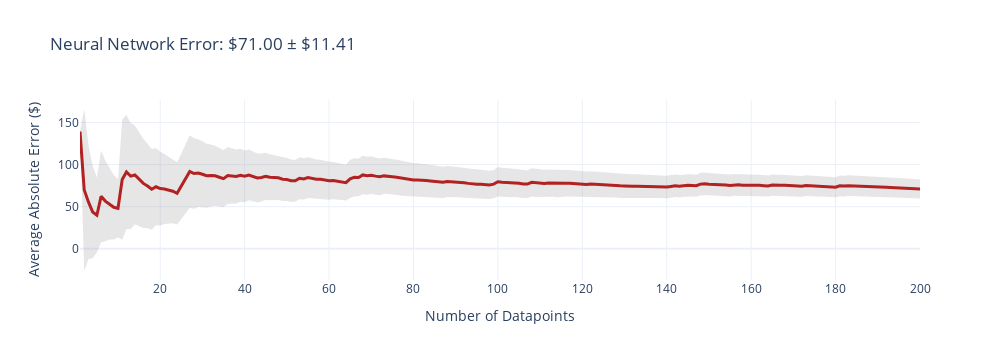
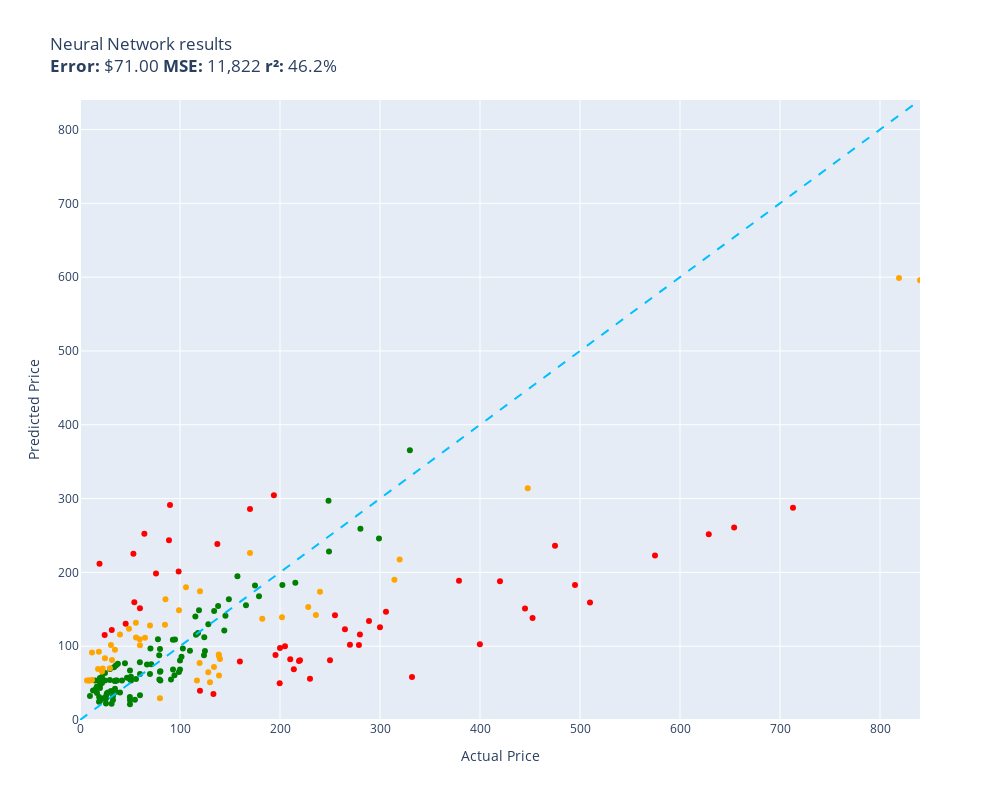

The cell these charts' notebook holds for them, in order:
### Code cell
def neural_network(item):
  model.eval()
  with torch.no_grad():
    vector = vectorizer.fit_transform([item.summary])
    vector = torch.FloatTensor(vector.toarray())
    result = model(vector)[0].item()
  return max(0,result)


evaluate(neural_network,test)

### Figure 1 — Plotly figure (JSON) as saved in the notebook; plotly's stock layout.template omitted (floating-point values rounded to 4 significant figures; data arrays with more than 128 entries replaced by an {"elided": "..."} marker saying what was removed)
{"data": [{"fill": "toself", "fillcolor": "rgba(128,128,128,0.2)", "hoverinfo": "skip", "line": {"color": "rgba(255,255,255,0)"}, "name": "95% CI", "showlegend": false, "type": "scatter", "x": {"elided": "400 int values"}, "y": {"elided": "400 float values"}}, {"customdata": {"elided": "200x1 float values"}, "hovertemplate": "n=%{x}<br>Avg Error=$%{y:,.2f}<br>±95% CI=$%{customdata[0]:,.2f}<extra></extra>", "line": {"color": "firebrick", "width": 3}, "mode": "lines", "name": "Cumulative Avg Error", "type": "scatter", "x": {"elided": "200 int values"}, "y": {"elided": "200 float values"}}], "layout": {"height": 360, "showlegend": false, "title": {"text": "Neural Network Error: $71.00 ± $11.41"}, "width": 1000, "xaxis": {"title": {"text": "Number of Datapoints"}}, "yaxis": {"title": {"text": "Average Absolute Error ($)"}}}}

### Figure 2 — Plotly figure (JSON) as saved in the notebook; plotly's stock layout.template omitted (floating-point values rounded to 4 significant figures)
{"data": [{"customdata": [["Old Blood Noise Excess V2 Distortion Cho...\nGuess=$79.79 Actual=$219.00"], ["RBC12-UPC Replacement Battery Cartridge ...\nGuess=$55.84 Actual=$229.99"], ["Bam France 2002XL Contoured Hightech Bla...\nGuess=$287.72 Actual=$713.00"], ["Metabo HPT 36V MultiVolt™ Cordless Rotar...\nGuess=$188.82 Actual=$379.00"], ["Innovative Percussion CB-6 Chamois Bass ...\nGuess=$159.50 Actual=$54.32"], ["APS iBoard 6-inch Aluminum (Black Powder...\nGuess=$82.47 Actual=$210.23"], ["Bam Trekking 3027SB Single Black Clarine...\nGuess=$58.20 Actual=$332.00"], ["DEWALT 20V MAX* XR Impact Driver with Bl...\nGuess=$138.02 Actual=$452.53"], ["Mini PC, Kinupute Desktop Computer E3-12...\nGuess=$182.79 Actual=$495.00"], ["Aolemi Oil Rubbed Bronze Single Function...\nGuess=$201.32 Actual=$98.65"], ["Deco Mount Pro Tripod Microphone Stand w...\nGuess=$151.34 Actual=$59.95"], ["GanFindX Portable Car Hand Controls for ...\nGuess=$79.31 Actual=$159.90"], ["Travelpro Platinum Elite Slim Business L...\nGuess=$68.60 Actual=$213.83"], ["JRready ST6313 DT Deutsch Connector Kit,...\nGuess=$49.77 Actual=$199.68"], ["Tidal Front + Rear Fender Flares 4PC Poc...\nGuess=$141.89 Actual=$254.99"], ["Dakota Alert MURS Alert Probe Sensor - M...\nGuess=$81.08 Actual=$219.99"], ["Baseball Backpacks Large 18 Inch Bookbag...\nGuess=$122.08 Actual=$31.77"], ["KOHLER 18865-CP Filtered Water Faucet, P...\nGuess=$236.21 Actual=$475.00"], ["Projector, CRAZVIEW Projector with WiFi ...\nGuess=$225.26 Actual=$53.40"], ["Poison Spyder 10-08-020 Rocker Knocker\nGuess=$251.62 Actual=$628.76"], ["DIMARZIO 204284 DP 163FBK Blues Bucker G...\nGuess=$291.42 Actual=$89.99"], ["Lighted Triangle Mirror Cabinet Bathroom...\nGuess=$150.96 Actual=$445.00"], ["BESTILL Wall Mounted Shower Faucet Set, ...\nGuess=$198.46 Actual=$76.00"], ["Trail Gear Twin Stick Kit for Top Shift ...\nGuess=$115.88 Actual=$279.92"], ["Pidoko Kids Train Table, Grey with 90 Pc...\nGuess=$39.64 Actual=$119.97"], ["Kingston Brass KS269SN Kingston Clawfoot...\nGuess=$146.54 Actual=$305.99"], ["KOHLER K-1185540-CP Assembly-Slider\nGuess=$130.50 Actual=$45.67"], ["Aeromotive 13304 Regulator, X1 Adjustabl...\nGuess=$101.85 Actual=$269.95"], ["Walker Exhaust Ultra EPA 16478 Direct Fi...\nGuess=$222.91 Actual=$574.99"], ["Canon Sure Shot 90u 35mm Date Camera\nGuess=$102.55 Actual=$399.89"], ["MXR Carbon Copy Deluxe Analog Delay Guit...\nGuess=$87.95 Actual=$195.50"], ["Ibanez M510OVS Acoustic Mandolin in Vint...\nGuess=$286.01 Actual=$169.99"], ["Berta (6 Pieces) 1-1/4 inch Overlay, 90 ...\nGuess=$115.26 Actual=$24.66"], ["CradlePoint Compact Broadband Router (CB...\nGuess=$243.56 Actual=$89.00"], ["Universal Power Group 12V 100Ah Sealed L...\nGuess=$97.43 Actual=$199.99"], ["Evan Fischer Radiator Cooling Fan Assemb...\nGuess=$238.40 Actual=$137.34"], ["SP Air Corporation SP-8102BU 1/4-Inch He...\nGuess=$99.96 Actual=$204.99"], ["LCD Screen for Dell Inspiron 17R 17.3\" H...\nGuess=$252.48 Actual=$64.37"], ["Music Hall pa15.3 MM/MC Phono Preamplifi...\nGuess=$81.04 Actual=$250.00"], ["Lorell Bell Chair Glide, 2.5\", Black\nGuess=$211.74 Actual=$19.50"], ["4 Inches Rolled Muffler Tip Catback Exha...\nGuess=$304.55 Actual=$193.88"], ["Competition Clutch Disc and Pressure Pla...\nGuess=$159.12 Actual=$510.00"], ["APS iBoard (304 Stainless Steel Polished...\nGuess=$123.09 Actual=$264.95"], ["VIPMOTOZ Sequential Turn Signal Premium ...\nGuess=$101.69 Actual=$278.94"], ["Audio Techinca ATW-T1002 System 10 Handh...\nGuess=$134.08 Actual=$289.00"], ["Pacific Drums PDCM1618TTRB 16 x 18 Inche...\nGuess=$188.06 Actual=$419.99"], ["Empava 24\" Single Wall Ovens 10 Cooking ...\nGuess=$260.81 Actual=$654.14"], ["HP Laserjet 2100 Laser Printer W/Test Pr...\nGuess=$125.65 Actual=$299.98"], ["Targus CityGear Durable Backpack, Black,...\nGuess=$35.36 Actual=$133.43"]], "hovertemplate": "%{customdata[0]}<extra></extra>", "legendgroup": "red", "marker": {"color": "red", "size": 6, "symbol": "circle"}, "mode": "markers", "name": "red", "orientation": "v", "showlegend": true, "type": "scatter", "x": [219.0, 230.0, 713.0, 379.0, 54.32, 210.2, 332.0, 452.5, 495.0, 98.65, 59.95, 159.9, 213.8, 199.7, 255.0, 220.0, 31.77, 475.0, 53.4, 628.8, 89.99, 445.0, 76.0, 279.9, 120.0, 306.0, 45.67, 269.9, 575.0, 399.9, 195.5, 170.0, 24.66, 89.0, 200.0, 137.3, 205.0, 64.37, 250.0, 19.5, 193.9, 510.0, 264.9, 278.9, 289.0, 420.0, 654.1, 300.0, 133.4], "xaxis": "x", "y": [79.79, 55.84, 287.7, 188.8, 159.5, 82.47, 58.2, 138.0, 182.8, 201.3, 151.3, 79.31, 68.6, 49.77, 141.9, 81.08, 122.1, 236.2, 225.3, 251.6, 291.4, 151.0, 198.5, 115.9, 39.64, 146.5, 130.5, 101.9, 222.9, 102.6, 87.95, 286.0, 115.3, 243.6, 97.43, 238.4, 99.96, 252.5, 81.04, 211.7, 304.5, 159.1, 123.1, 101.7, 134.1, 188.1, 260.8, 125.7, 35.36], "yaxis": "y"}, {"customdata": [["telpo Headlight Assembly Fit For 15 Camr...\nGuess=$115.59 Actual=$115.99"], ["NewPower99 Battery Kit for Samsung Galax...\nGuess=$27.46 Actual=$54.95"], ["EXMAX NG-10X Fresnel Lens Focusing Adapt...\nGuess=$62.16 Actual=$69.98"], ["Stand for Raven Pro Document Scanner - P...\nGuess=$54.28 Actual=$29.85"], ["SuppliesOutlet Compatible Toner Cartridg...\nGuess=$121.34 Actual=$144.29"], ["ACDelco GM Original Equipment FW339 Fron...\nGuess=$185.99 Actual=$215.33"], ["8544771 Dryer Heating Element, 279816 Th...\nGuess=$53.35 Actual=$35.74"], ["Pump Head TBVECHI 175PSI 4KW 5.5HP 21CFM...\nGuess=$365.38 Actual=$329.90"], ["46mm Digital Pro High-Resolution Close-U...\nGuess=$47.69 Actual=$19.99"], ["Panasonic KX-TG6511B DECT 6.0 PLUS Expan...\nGuess=$87.59 Actual=$79.20"], ["LOVE MEI Galaxy S10 Lite Case, Military ...\nGuess=$26.98 Actual=$32.98"], ["GJY Portable TV,10.6 inch Mini TV for AT...\nGuess=$54.81 Actual=$79.36"], ["LD Products Compatible Toner Cartridge R...\nGuess=$55.33 Actual=$49.98"], ["PEMP E65 E66 CDC Simulate Optical Fiber ...\nGuess=$148.75 Actual=$119.00"], ["CORSAIR Dominator Platinum RGB 32GB (2x1...\nGuess=$87.70 Actual=$124.00"], ["SKB iSeries 3i-13096-6KP Case for BlackM...\nGuess=$182.33 Actual=$174.99"], ["June Garden 12\" Sweet Dolly Charlotte - ...\nGuess=$43.20 Actual=$19.99"], ["10GBase-LR SFP+ Transceiver, Handar 10GB...\nGuess=$53.57 Actual=$19.99"], ["KOMPUTERBAY 4GB 2X 2GB DDR2 1066MHz PC2-...\nGuess=$53.35 Actual=$80.34"], ["Scranton & Co 3 Drawer Mobile File Cabin...\nGuess=$140.33 Actual=$115.35"], ["Southwire 120V/15A Right Angle User Atta...\nGuess=$76.37 Actual=$37.87"], ["15\" Locking Shower Head Extension Arm in...\nGuess=$65.26 Actual=$79.95"], ["Mylites+ Standard Comic Book Mylar Sleev...\nGuess=$42.31 Actual=$34.99"], ["DALDED LED Light Kit for Lego Sonic Gree...\nGuess=$63.79 Actual=$24.99"], ["Wenger City Upgrade Laptop Backpack with...\nGuess=$141.08 Actual=$145.42"], ["Adams Check Payment and Deposit Register...\nGuess=$38.05 Actual=$35.49"], ["Diversitech WG840585 Motor, (Ddb) 1/3Hp,...\nGuess=$147.79 Actual=$134.12"], ["Evan-Fischer Front Bumper Cover Compatib...\nGuess=$182.82 Actual=$202.38"], ["Webcem Solar Shed Light Outdoor Indoor, ...\nGuess=$109.47 Actual=$77.96"], ["Festool 492370 Platin 2 S1000 Grit 6-Inc...\nGuess=$54.98 Actual=$91.00"], ["Western Digital Enterprise RE4-GP 2TB SA...\nGuess=$93.75 Actual=$109.95"], ["PM Auto Front Right Quick Complete Strut...\nGuess=$93.42 Actual=$124.94"], ["Tablet PC Cover Compatible with Lenovo T...\nGuess=$21.93 Actual=$31.61"], ["Miyaya@ Funny Animal Masks Collection fo...\nGuess=$45.51 Actual=$16.99"], ["Ultra Duster Canned Air Net 10 Oz 6-Pack\nGuess=$31.20 Actual=$49.90"], ["Beck/Arnley 0421945 Air Filter\nGuess=$73.88 Actual=$35.87"], ["Dell Optiplex 390 Desktop Computer i3 3....\nGuess=$112.01 Actual=$124.27"], ["IQShield Screen Protector Compatible wit...\nGuess=$32.37 Actual=$9.95"], ["Liberty Imports 12 Pack: US Military Toy...\nGuess=$36.50 Actual=$16.98"], ["Neporal Full Spectrum Light Bulb, 6000K ...\nGuess=$53.81 Actual=$18.59"], ["Marvel Legends Series X-Men 6-Inch Archa...\nGuess=$65.15 Actual=$98.95"], ["Intrepid International Dressage Letters-...\nGuess=$36.08 Actual=$26.99"], ["KUNN Small Electrician Tool Pouch Utilit...\nGuess=$58.42 Actual=$21.99"], ["Trim Kit for 2-handle Shower & Tub Valve...\nGuess=$109.19 Actual=$94.99"], ["iPhone 12/12 Pro Nicaragua Guardabarranc...\nGuess=$25.75 Actual=$19.97"], ["Replacement Remote Control for PANASONIC...\nGuess=$52.80 Actual=$34.95"], ["LSSAGOON Backpack for Women Teen Kids Gi...\nGuess=$71.38 Actual=$33.99"], ["Grey Pneumatic 1311SD Impact Socket Set\nGuess=$194.63 Actual=$157.43"], ["4LT LUMINETTE Vanity Opal GLS BSN\nGuess=$68.42 Actual=$99.99"], ["GE RPWF SmartWater Comparable Refrigerat...\nGuess=$53.35 Actual=$36.99"], ["MGP Caliper Covers 39011SACURD Red Powde...\nGuess=$228.33 Actual=$249.00"], ["LSI Broadcom SAS 9300-8i 8-port 12Gb/s S...\nGuess=$117.76 Actual=$118.00"], ["NewFantasia Replacement Audio Cable with...\nGuess=$39.12 Actual=$31.00"], ["Mikrotik RB3011UIAS-RM RouterBOARD 10xGi...\nGuess=$245.78 Actual=$299.00"], ["MONOCARBON Forged Carbon Fiber Case for ...\nGuess=$33.46 Actual=$59.99"], ["DuraGo 29515020 Front Hub Assembly\nGuess=$129.88 Actual=$128.34"], ["Chalkboard Name Badges with Magnetic Bac...\nGuess=$57.03 Actual=$19.95"], ["GENUINE VOLVO THERMOSTAT (3.0, 3.2) S60 ...\nGuess=$96.89 Actual=$102.85"], ["USB Charger, CIVIE High Speed 60W Multip...\nGuess=$42.67 Actual=$15.99"], ["Pyle Wireless Rear View Backup Camera - ...\nGuess=$96.98 Actual=$70.45"], ["Cardone 84-58642 New HEI Electronic Dist...\nGuess=$155.58 Actual=$165.99"], ["Hp Pavilion P7-1257c Motherboard Aahd3-h...\nGuess=$78.39 Actual=$59.86"], ["Kastar Battery Pack Replacement for Sony...\nGuess=$53.35 Actual=$19.99"], ["18 Inch White Undermount Kitchen Sink - ...\nGuess=$167.63 Actual=$179.00"], ["Amana Tool - SC587 Carbide Tipped 3-Wing...\nGuess=$75.61 Actual=$71.23"], ["AZX Stylus Pencil for Apple iPad Pro 202...\nGuess=$68.99 Actual=$29.99"], ["Raspberry Pi 3 Model B+ Aluminum Case Me...\nGuess=$53.35 Actual=$14.99"], ["ASUS VY279HE-W 27” 1080P Monitor - White...\nGuess=$154.54 Actual=$138.10"], ["Diversitech UC2436-3 Ultralite Condenser...\nGuess=$66.02 Actual=$80.39"], ["200 ' feet True 14 Gauge AWG CCA Speaker...\nGuess=$76.85 Actual=$44.95"], ["200 Couples Conversation Cards - Enjoy B...\nGuess=$32.47 Actual=$32.97"], ["The Puppet Company - Carpet-Unicorn, Whi...\nGuess=$24.67 Actual=$19.00"], ["KYX Racing Hardened Steel Center Drive S...\nGuess=$57.17 Actual=$46.99"], ["Baumgartens Sicurix Blank PVC ID Cards (...\nGuess=$31.30 Actual=$19.11"], ["OEM Samsung Remote Control Shipped with ...\nGuess=$55.58 Actual=$56.00"], ["Custom Engagement Logo Desk Embosser Sea...\nGuess=$27.17 Actual=$49.95"], ["520 Pieces Christmas Envelope Seal Stick...\nGuess=$22.48 Actual=$25.99"], ["LD Compatible Ink Cartridge Replacement ...\nGuess=$53.35 Actual=$41.99"], ["BestPricedDecals Wine A BIT, You'll Feel...\nGuess=$39.89 Actual=$12.98"], ["VATOS 4 Packs Bubble Machine Gun for Kid...\nGuess=$28.85 Actual=$22.88"], ["BXYJY for Samsung Galaxy Z Fold 3 Case w...\nGuess=$21.31 Actual=$49.99"], ["VONADO Space Wars Colonial Viper MK1 Bui...\nGuess=$37.39 Actual=$39.99"], ["Disney Princess Sparkling Princess Sleep...\nGuess=$53.35 Actual=$24.95"], ["sabermaster TCG Playmat yugioh playmat T...\nGuess=$50.28 Actual=$21.99"], ["DuraGo BR5330 Front Vented Disc Brake Ro...\nGuess=$85.82 Actual=$101.51"], ["Vinyl Soft Top Roll-up Adjustable Truck ...\nGuess=$163.44 Actual=$148.88"], ["Glovion Music Stand Light, Clip On Piano...\nGuess=$37.13 Actual=$27.99"], ["Samsung DA97-07603B Freezer Ice Maker As...\nGuess=$68.58 Actual=$93.02"], ["Intex River Run Connect Lounge (Four)\nGuess=$60.71 Actual=$94.49"], ["Blanco 230966 Valea Stainless Steel Sink...\nGuess=$108.86 Actual=$92.88"], ["Think Gizmos Build Your Own Robot Toys f...\nGuess=$30.61 Actual=$24.95"], ["PowerSport Front Rear Brakes and Rotors ...\nGuess=$297.04 Actual=$248.51"], ["Viola Bow 4/4 Full Size Carbon Fiber (Bl...\nGuess=$67.07 Actual=$49.99"], ["KZ ZS10 Pro in Ear Monitor Headphone KZ ...\nGuess=$75.12 Actual=$66.99"], ["Fender Hendrix Voodoo Child Coiled Instr...\nGuess=$62.21 Actual=$59.99"], ["W11130208 W10695459 Refrigerator LED Mod...\nGuess=$34.53 Actual=$26.59"], ["Pyle 2x120 Watt Home Audio Speaker Power...\nGuess=$58.65 Actual=$50.92"], ["STICKGOO Peel and Stick Backsplash for K...\nGuess=$52.92 Actual=$34.99"], ["Fitness Center Gym Room Weight Train Dua...\nGuess=$80.65 Actual=$99.99"], ["MonMount Triple Monitor Stand Freestandi...\nGuess=$96.24 Actual=$79.99"], ["For Volvo C70 S70 V70 V40 S40 AC Compres...\nGuess=$259.21 Actual=$280.41"], ["Refresh NSF-53 Premium Replacement Refri...\nGuess=$53.35 Actual=$50.99"], ["NICKSTON Red Sparkling Glitter Slim Band...\nGuess=$29.06 Actual=$25.99"]], "hovertemplate": "%{customdata[0]}<extra></extra>", "legendgroup": "green", "marker": {"color": "green", "size": 6, "symbol": "circle"}, "mode": "markers", "name": "green", "orientation": "v", "showlegend": true, "type": "scatter", "x": [116.0, 54.95, 69.98, 29.85, 144.3, 215.3, 35.74, 329.9, 19.99, 79.2, 32.98, 79.36, 49.98, 119.0, 124.0, 175.0, 19.99, 19.99, 80.34, 115.3, 37.87, 79.95, 34.99, 24.99, 145.4, 35.49, 134.1, 202.4, 77.96, 91.0, 110.0, 124.9, 31.61, 16.99, 49.9, 35.87, 124.3, 9.95, 16.98, 18.59, 98.95, 26.99, 21.99, 94.99, 19.97, 34.95, 33.99, 157.4, 99.99, 36.99, 249.0, 118.0, 31.0, 299.0, 59.99, 128.3, 19.95, 102.8, 15.99, 70.45, 166.0, 59.86, 19.99, 179.0, 71.23, 29.99, 14.99, 138.1, 80.39, 44.95, 32.97, 19.0, 46.99, 19.11, 56.0, 49.95, 25.99, 41.99, 12.98, 22.88, 49.99, 39.99, 24.95, 21.99, 101.5, 148.9, 27.99, 93.02, 94.49, 92.88, 24.95, 248.5, 49.99, 66.99, 59.99, 26.59, 50.92, 34.99, 99.99, 79.99, 280.4, 50.99, 25.99], "xaxis": "x", "y": [115.6, 27.46, 62.16, 54.28, 121.3, 186.0, 53.35, 365.4, 47.69, 87.59, 26.98, 54.81, 55.33, 148.8, 87.7, 182.3, 43.2, 53.57, 53.35, 140.3, 76.37, 65.26, 42.31, 63.79, 141.1, 38.05, 147.8, 182.8, 109.5, 54.98, 93.75, 93.42, 21.93, 45.51, 31.2, 73.88, 112.0, 32.37, 36.5, 53.81, 65.15, 36.08, 58.42, 109.2, 25.75, 52.8, 71.38, 194.6, 68.42, 53.35, 228.3, 117.8, 39.12, 245.8, 33.46, 129.9, 57.03, 96.89, 42.67, 96.98, 155.6, 78.39, 53.35, 167.6, 75.61, 68.99, 53.35, 154.5, 66.02, 76.85, 32.47, 24.67, 57.17, 31.3, 55.58, 27.17, 22.48, 53.35, 39.89, 28.85, 21.31, 37.39, 53.35, 50.28, 85.82, 163.4, 37.13, 68.58, 60.71, 108.9, 30.61, 297.0, 67.07, 75.12, 62.21, 34.53, 58.65, 52.92, 80.65, 96.24, 259.2, 53.35, 29.06], "yaxis": "y"}, {"customdata": [["Intermatic PX300 12V 300W Transformer wi...\nGuess=$71.68 Actual=$134.00"], ["HK SYSTEMS 13\" Heavy Duty Black \"Push\" O...\nGuess=$129.18 Actual=$84.95"], ["Clementoni 39132.5 Jigsaw Puzzle 1,000 P...\nGuess=$29.62 Actual=$79.95"], ["Canon EOS Rebel T7 Digital SLR Camera wi...\nGuess=$598.79 Actual=$819.00"], ["Evergreen HSHB2005 Cylinder Head Gasket ...\nGuess=$109.55 Actual=$59.69"], ["Task T24287 Roman Ogee Router Bit with 1...\nGuess=$131.85 Actual=$55.88"], ["152MM Hole Saws M42 Bi-Metal High Speed ...\nGuess=$69.01 Actual=$17.99"], ["AUTOFREE LED Tail Lights Assembly Compat...\nGuess=$139.34 Actual=$201.99"], ["3D Tree Hole Branches 075 Stair Risers D...\nGuess=$51.10 Actual=$129.99"], ["Fjallraven, Kanken Laptop 15\" Backpack f...\nGuess=$77.30 Actual=$119.65"], ["Retevis RT68 Soft Earhook Walkie Talkie ...\nGuess=$53.35 Actual=$6.99"], ["MC: Pindicator (Dual Intensity Amber)\nGuess=$115.89 Actual=$40.00"], ["Laisomeke Waterproof Junction Box, Unive...\nGuess=$54.04 Actual=$11.99"], ["Sumerain S1339CM Double Handle Widesprea...\nGuess=$142.42 Actual=$235.86"], ["VLAND LED Smoked Taillights Compatible F...\nGuess=$173.73 Actual=$239.99"], ["Engine Thermostat, Replace 19301-PAA-306...\nGuess=$92.34 Actual=$18.89"], ["Satco S9596, 4 Count (Pack of 1), 4.18\nGuess=$91.45 Actual=$12.00"], ["Ceramic Talavera Mexican Tile 4x4\", 9 Pi...\nGuess=$70.27 Actual=$29.95"], ["LEGO Marvel Avengers War Machine Buster ...\nGuess=$101.13 Actual=$59.95"], ["ANZO USA 111207 GMC SIERRA 99-06 / YUKON...\nGuess=$137.30 Actual=$182.28"], ["EMART Photography C Stand with Boom Arm,...\nGuess=$174.35 Actual=$119.99"], ["KS K-STORM Replacement Silicone Mushroom...\nGuess=$53.35 Actual=$8.50"], ["Pioneer 2AM401-BN Two Handle Kitchen Fau...\nGuess=$153.25 Actual=$228.22"], ["4pc Wheel Spacers Adapters 4\" (2inch Per...\nGuess=$53.35 Actual=$116.95"], ["Urth 62mm UV, Circular Polarizing (CPL),...\nGuess=$60.21 Actual=$139.00"], ["Royal Designs, Inc. Decorative Abundant ...\nGuess=$83.82 Actual=$24.95"], ["AC Compressor & A/C Kit For BMW 335i 335...\nGuess=$189.98 Actual=$314.41"], ["Wilkinson LOW GAUSS Vintage Tone Strat S...\nGuess=$101.44 Actual=$30.93"], ["Linkloos Solar Street Lights Outdoor Wat...\nGuess=$111.84 Actual=$55.99"], ["Auertech Portable Washing Machine, 14lbs...\nGuess=$148.66 Actual=$98.99"], ["New Replacement seat cover fits Yamaha M...\nGuess=$86.66 Actual=$138.95"], ["ECCPP Power Steering Pump for 2009-2010 ...\nGuess=$163.49 Actual=$85.48"], ["UPR Mach 1 Chin Spoiler Fits 94-98 Musta...\nGuess=$111.60 Actual=$64.99"], ["Skullcandy Hesh Evo Bluetooth Headphones...\nGuess=$128.18 Actual=$69.99"], ["ROHL WSGUM3018WH Wire Sink Grids, White\nGuess=$64.76 Actual=$128.28"], ["CTLAMP XL-2100 Professional Quality XL-2...\nGuess=$81.29 Actual=$32.00"], ["KUNFINE Android Radio CarPlay & Android ...\nGuess=$179.91 Actual=$106.00"], ["StonKraft Brass Chess Board Game Set wit...\nGuess=$82.69 Actual=$140.00"], ["A-Premium Front Suspension Steering Knuc...\nGuess=$123.79 Actual=$48.99"], ["Venom Power Terra Hunter R/T+ R/T All-Te...\nGuess=$217.54 Actual=$319.65"], ["Dell XPS 13 9343-2727SLV 13.3\" Full HD S...\nGuess=$595.86 Actual=$839.99"], ["Steering Wheel, Carbon Fiber Automotive ...\nGuess=$313.83 Actual=$447.74"], ["Replacement Remote Control fit for Sony ...\nGuess=$53.41 Actual=$9.99"], ["Star Wars Die-Cast Metal TITANIUM Series...\nGuess=$69.84 Actual=$22.70"], ["VTech Strum and Jam Kidi Musical Guitar ...\nGuess=$65.55 Actual=$21.99"], ["Jada Toys Ryan's World Combo Panda Airli...\nGuess=$95.33 Actual=$34.94"], ["Garmin 010-12402-10 GT15M-TM Transom-Mou...\nGuess=$88.85 Actual=$138.74"], ["Xiaomi Redmi 10 2022 NFC 4G LTE (128GB +...\nGuess=$226.21 Actual=$169.99"]], "hovertemplate": "%{customdata[0]}<extra></extra>", "legendgroup": "orange", "marker": {"color": "orange", "size": 6, "symbol": "circle"}, "mode": "markers", "name": "orange", "orientation": "v", "showlegend": true, "type": "scatter", "x": [134.0, 84.95, 79.95, 819.0, 59.69, 55.88, 17.99, 202.0, 130.0, 119.7, 6.99, 40.0, 11.99, 235.9, 240.0, 18.89, 12.0, 29.95, 59.95, 182.3, 120.0, 8.5, 228.2, 117.0, 139.0, 24.95, 314.4, 30.93, 55.99, 98.99, 138.9, 85.48, 64.99, 69.99, 128.3, 32.0, 106.0, 140.0, 48.99, 319.6, 840.0, 447.7, 9.99, 22.7, 21.99, 34.94, 138.7, 170.0], "xaxis": "x", "y": [71.68, 129.2, 29.62, 598.8, 109.6, 131.8, 69.01, 139.3, 51.1, 77.3, 53.35, 115.9, 54.04, 142.4, 173.7, 92.34, 91.45, 70.27, 101.1, 137.3, 174.3, 53.35, 153.2, 53.35, 60.21, 83.82, 190.0, 101.4, 111.8, 148.7, 86.66, 163.5, 111.6, 128.2, 64.76, 81.29, 179.9, 82.69, 123.8, 217.5, 595.9, 313.8, 53.41, 69.84, 65.55, 95.33, 88.85, 226.2], "yaxis": "y"}, {"hoverinfo": "skip", "line": {"color": "deepskyblue", "dash": "dash", "width": 2}, "mode": "lines", "name": "y = x", "showlegend": false, "type": "scatter", "x": [0, 840.0], "y": [0, 840.0]}], "layout": {"height": 800, "legend": {"title": {"text": "color"}, "tracegroupgap": 0}, "showlegend": false, "title": {"text": "Neural Network results<br><b>Error:</b> $71.00 <b>MSE:</b> 11,822 <b>r²:</b> 46.2%"}, "width": 1000, "xaxis": {"anchor": "y", "domain": [0, 1], "range": [0, 840.0], "title": {"text": "Actual Price"}}, "yaxis": {"anchor": "x", "domain": [0, 1], "range": [0, 840.0], "title": {"text": "Predicted Price"}}}}
